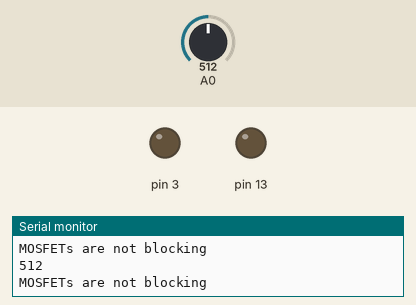
Bench run of a sketch on a simulated Arduino Uno, built with avr-gcc and run on an emulated ATmega328P. Shown: output pins drawn as LEDs (lit = HIGH), the last lines printed to the serial monitor. The inputs (shaded band) are chosen by the test bench; at power-on: A0 = 512.

Above: at 1.2 s.
1.3 s: A0 set to 110
3.3 s: A0 set to 90
At 4.5 s:
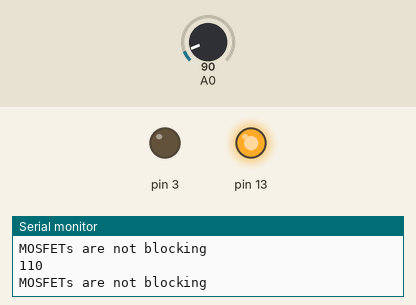
6.3 s: A0 set to 122
Timing chart, 0 to 9.3 s (numbered marks = the images above; inputs shaded):
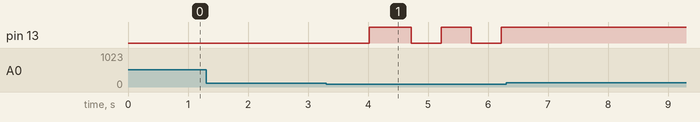

The sketch:

ver2.ino
```cpp
int basetime;
int pls=0;
int state=0;
int printtime=0;
unsigned int ledctr=0;
unsigned int a0read;

void setup()
{
  Serial.begin(115200);
  pinMode(13,OUTPUT);
  pinMode(3,OUTPUT);
  digitalWrite(13,LOW);
  digitalWrite(3,LOW);
  Serial.println("WAITING CAP. VOLTAGE TO CHARGE UP !");

  for (int i=0;i<4;i++)
  {
    while (analogRead(A0)<30)
    {
      Serial.print("WAITING CAP. VOLTAGE TO CHARGE UP ! :");
      Serial.println(a0read);
      delay(1000);
    }
  }
  Serial.println("CAP. VOLTAGE LOOKS NORMAL!");

  basetime=micros();
}

void loop()
{
  if (((int)micros()-basetime)>=1000)
  {
    basetime+=1000;

    ledctr++;
    if (ledctr>=500)  // toggle LED every half seconds
    {
        ledctr=0;
        if (pls==0)
        {
          digitalWrite(13,HIGH);
          pls=1;
        }
        else
        {
          digitalWrite(13,LOW);
          pls=0;
          printtime=1;
        }
    }

    a0read=analogRead(A0);
    if (printtime!=0)
    {
        printtime=0;  // normally every second prints the reading
        if ((a0read>=30)&&(a0read<=100))
        Serial.println(a0read);
    }

    if (a0read<30)
    {  //if shorted, prints it immediately -within 1 ms
        printtime=0; pls=0; ledctr=0;
        Serial.println(a0read);
        Serial.println("output is shorted");
        delay(2000);
        int pulsewh=500;
        int pulsewl=1000;
        basetime=micros();
        for (int i=0;i<3;i++)
        {
          digitalWrite(3,HIGH);
          while (((int)micros()-basetime)<pulsewh) {} //wait 100us
          basetime+=pulsewh;

//          digitalWrite(3,LOW);
//          while (((int)micros()-basetime)<pulsewl) {} //wait 100us
//          basetime+=pulsewl;
        }
        digitalWrite(3,LOW);


        for (int i=0;i<4;i++)
        {
          while (analogRead(A0)<30)
          {
            Serial.print("WAITING CAP. VOLTAGE TO CHARGE UP ! :");
            Serial.println(a0read); delay(1000);
          }
        }
    }
    if (a0read>100)
    {
        printtime=0; pls=0; ledctr=0;
        Serial.println(a0read);
        Serial.println("MOSFETs are not blocking");
        delay(250); //if MOSFET is shorted prints it immediately - within 1 ms
        basetime=micros();
    }

  }
}
```

Measured:
- the behaviour switches between 101 and 100 on A0 (found by bisection; images 0 and 1)
- after the input at 3.3 s, pin 13: goes HIGH 0.70 s, LOW 0.50 s, HIGH 0.50 s, LOW 0.50 s, then HIGH, starting after 0.72 s
- after the input at 6.3 s, pin 13: stops changing and stays HIGH
